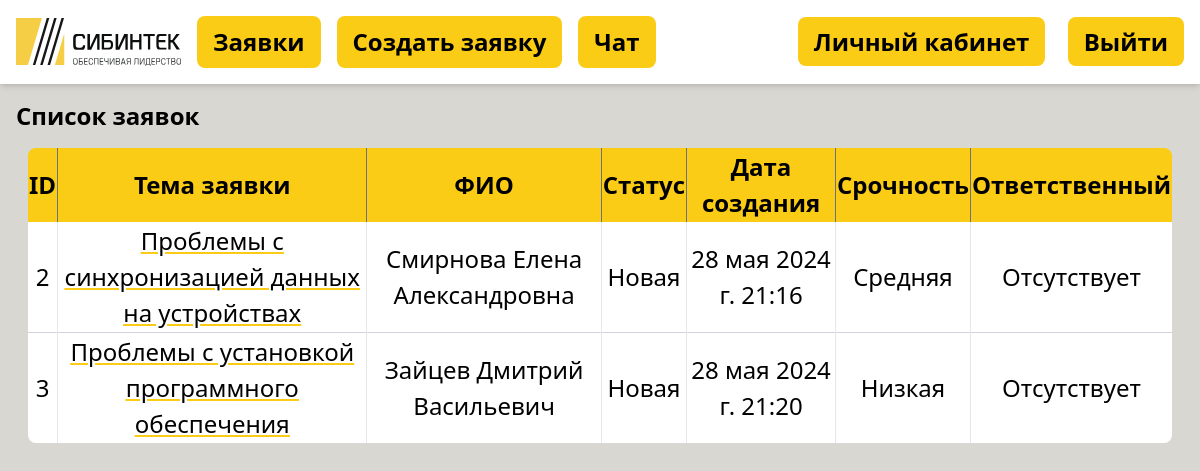
Before: /tickets/ (signed in) with the older database file.
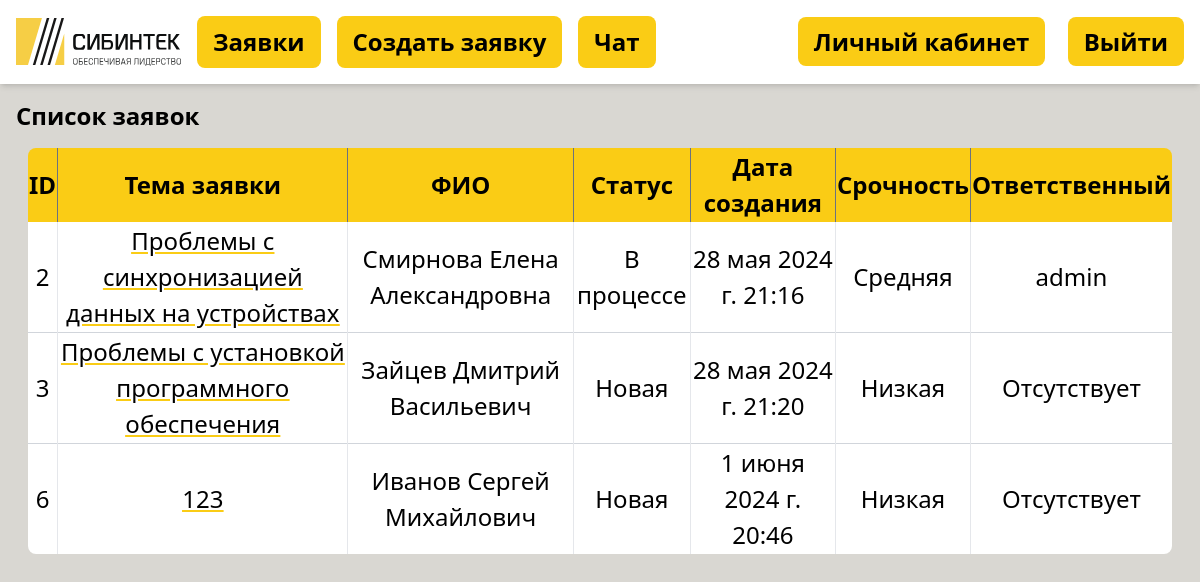
After: the same page with the newer database file.
### tickets/models.py (models this page shows, shortened)
class Ticket(models.Model):
    URGENCY_CHOICES = [
        ('Low', 'Низкая'),
        ('Medium', 'Средняя'),
        ('High', 'Высокая'),
    ]
    STATUS_CHOICES = [
        ('New', 'Новая'),
        ('In process', 'В процессе'),
        ('Done', 'Завершена'),
    ]
    user = models.ForeignKey(User, on_delete=models.CASCADE)
    responsible = models.ForeignKey(User, on_delete=models.SET_NULL, null=True, blank=True,
                                    related_name='responsible_tickets')
    subject = models.CharField(max_length=100)
    description = models.TextField()
    urgent = models.CharField(max_length=6, choices=URGENCY_CHOICES)
    status = models.CharField(max_length=20, choices=STATUS_CHOICES, default='New')
    created_at = models.DateTimeField(auto_now_add=True)
    def get_urgent_display(self):
        return dict(self.URGENCY_CHOICES).get(self.urgent, self.urgent)
    def get_status_display(self):
        return dict(self.STATUS_CHOICES).get(self.status, self.status)

### accounts/models.py (models this page shows)
class CustomUser(AbstractUser):
    company = models.CharField(max_length=100)
    phone = models.CharField(max_length=20)
    email = models.EmailField(unique=True)
    is_staff = models.BooleanField(default=False)

### tickets/views.py (the view)
# urls.py: path('', TicketListView.as_view(), name='inbox'),
class TicketListView(LoginRequiredMixin, ListView):
    model = Ticket
    template_name = 'tickets/tickets.html'
    context_object_name = 'tickets'
    def get_queryset(self):
        user = self.request.user
        if user.is_staff:
            return Ticket.objects.all()  # Для сотрудников
        else:
            return Ticket.objects.filter(user=user)  # Для обычных пользователей

### tickets/templates/tickets/tickets.html (shortened to what this page needs)
{% extends 'base.html' %}
{% load static %}
{% block content %}
    <h1 class="text-2xl font-bold m-4">Список заявок</h1>
    <div class="overflow-x-auto px-7">
        <table class="mx-auto min-w-full rounded-lg overflow-hidden">
            <thead class="bg-yellow-400">
                <tr class="divide-x divide-gray-500">
                    <th class="table-header">ID</th>
                    <th class="table-header">Тема заявки</th>
                    <th class="table-header">ФИО</th>
                    <th class="table-header">Статус</th>
                    <th class="table-header">Дата создания</th>
                    <th class="table-header">Срочность</th>
                    <th class="table-header">Ответственный</th>
                </tr>
            </thead>
            <tbody class="bg-white divide-y divide-gray-300 text-center">
                {% for ticket in tickets %}
                    <tr class="divide-x divide-gray-200">
                        <td class="table-cell text-center">{{ ticket.id }}</td>
                        <td class="table-cell underline underline-offset-5 decoration-yellow-400">
                            <a href="{% url 'ticket_detail' ticket.id %}">{{ ticket.subject }}</a>
                        </td>
                        <td class="table-cell">
                            <a href="{% url 'profile_detail' ticket.user.id %}">{{ ticket.user }}</a>
                        </td>
                        <td class="table-cell">{{ ticket.get_status_display }}</td>
                        <td class="table-cell">{{ ticket.created_at }}</td>
                        <td class="table-cell">{{ ticket.get_urgent_display }}</td>
                        <td class="table-cell">
                            {% if ticket.responsible %}
                                <a href="{% url 'profile_detail' ticket.responsible.id %}">{{ ticket.responsible }}</a>
                            {% else %}
                                Отсутствует
                            {% endif %}
                        </td>
                    </tr>
                {% empty %}
                    <tr>
                        <td colspan="7" class="text-center">Нет заявок</td>
                    </tr>
                {% endfor %}
            </tbody>
        </table>
    </div>
{% endblock %}

### templates/base.html (shortened to what this page needs)
{% load static %}
<!doctype html>
<html>
<head>
    <script src="https://cdn.tailwindcss.com"></script>
    <link rel="stylesheet" href="{% static 'css/styles.css' %}">
</head>
<body>
    {% include 'nav.html' %}
    {% block content %}
    {% endblock %}
</body>
</html>

### templates/nav.html (shortened to what this page needs)
{% load static %}
{% if user.is_authenticated %}
    <nav>
        <div class="bg-white p-4 shadow-md flex items-center justify-between">
            <div class="flex items-center space-x-4">
                <img src="{% static 'images/sibintek.svg' %}" alt="Сибинтек">
                <a href="{% url 'inbox' %}" class="bg-yellow-400 text-black font-semibold py-2 px-4 rounded-lg hover:bg-yellow-500 transition duration-300">Заявки</a>
                <a href="{% url 'create_ticket' %}" class="bg-yellow-400 text-black font-semibold py-2 px-4 rounded-lg hover:bg-yellow-500 transition duration-300">Создать заявку</a>
                <a href="{% url 'chat' %}" class="bg-yellow-400 text-black font-semibold py-2 px-4 rounded-lg hover:bg-yellow-500 transition duration-300">Чат</a>
            </div>
            <div class="space-x-4">
                <a href="{% url 'profile' %}" class="bg-yellow-400 text-black font-semibold py-2 px-4 rounded-lg hover:bg-yellow-500 transition duration-300">Личный кабинет</a>
                <a href="{% url 'logout' %}" class="bg-yellow-400 text-black font-semibold py-2 px-4 rounded-lg hover:bg-yellow-500 transition duration-300">Выйти</a>
            </div>
        </div>
    </nav>
{% endif %}

### static/css/styles.css (style rules this page uses)
body { background-color: #D9D7D2; font-size: 1.5em; }

Changed rows visible on the page:
changed Ticket "Проблемы с синхронизацией данных на устройствах": status "Новая" → "В процессе"; responsible (not shown) → "admin"; no longer shows "Отсутствует"
added Ticket: id "6", subject "123", user "Иванов Сергей Михайлович", status "Новая", created_at "1 июня 2024 г. 20:46", urgent "Низкая", shows "Отсутствует"
